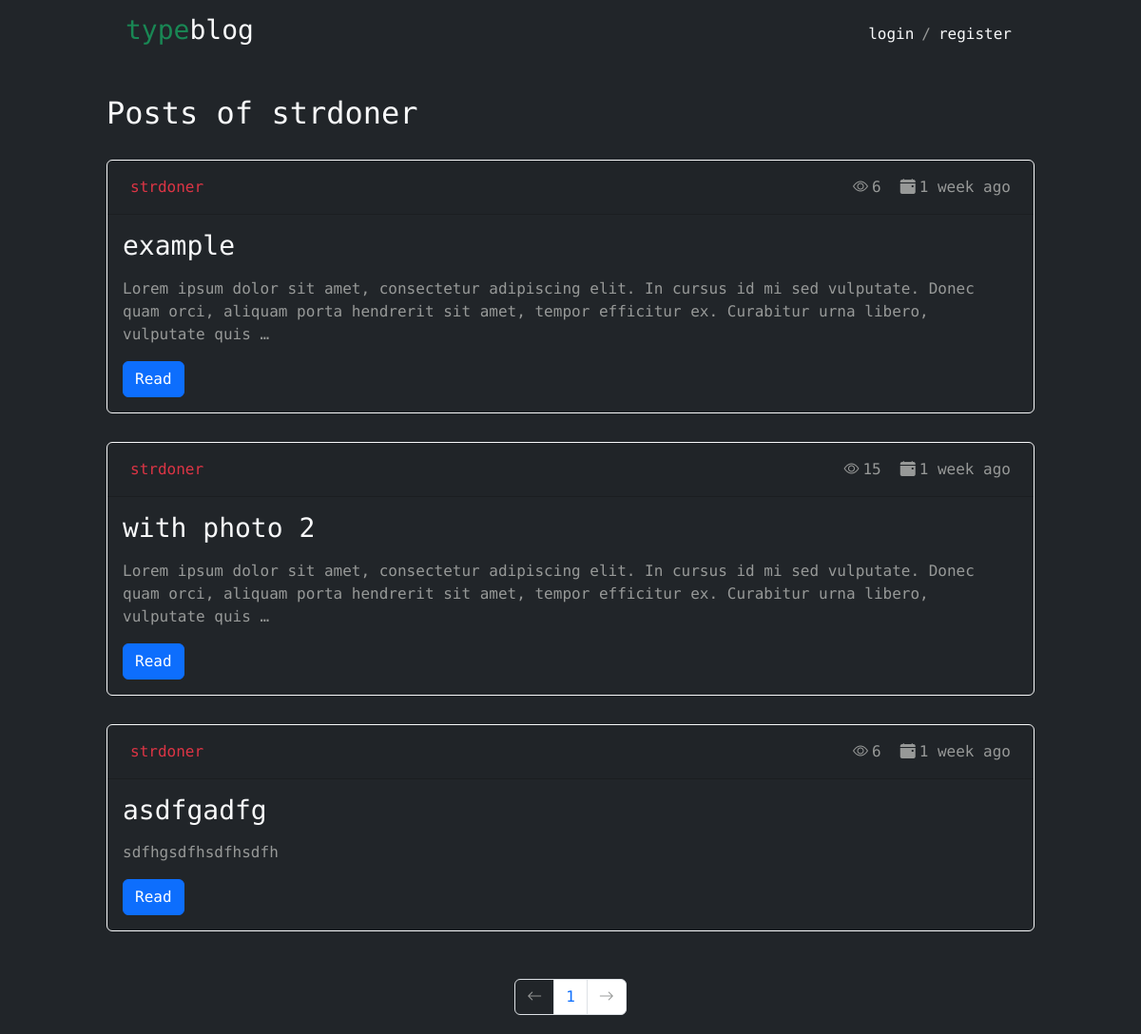
Before: /blog/user_posts/1/ with the older database file.
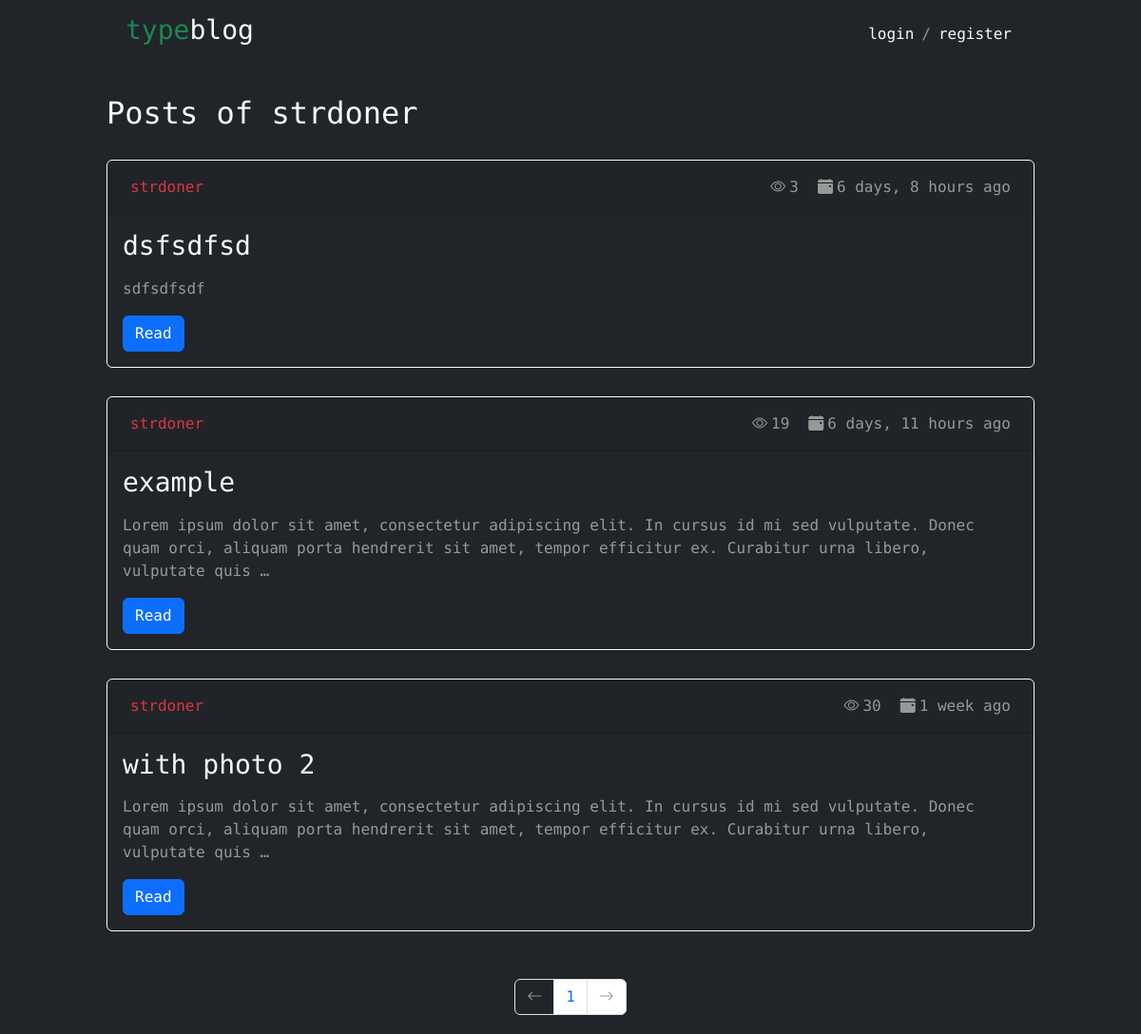
After: the same page with the newer database file.
### typecamp_app/models.py (models this page shows, shortened)
class Post(models.Model):
    STATUS_CHOICES = (
        ('draft', 'Draft'),
        ('published', 'Published'),
    )
    title = models.CharField(max_length=250)
    slug = AutoSlugField(populate_from='title', unique_with=['id'])
    author = models.ForeignKey(User, related_name='blog_posts', on_delete=models.CASCADE)
    body = models.TextField()
    publish = models.DateTimeField(default=timezone.now)
    created = models.DateTimeField(auto_now_add=True)
    updated = models.DateTimeField(auto_now=True)
    status = models.CharField(max_length=10, choices=STATUS_CHOICES, default='draft')
    views = models.IntegerField(default=0)
    photo = models.ImageField(upload_to='users/%Y/%m/%d', blank=True)
    class Meta:
        ordering = ('-publish',)
    def get_absolute_url(self):
        return reverse('post_detail',
                        args=[self.publish.year,
                              self.publish.strftime('%m'),
                              self.publish.strftime('%d'),
                              self.slug])

### typecamp_app/views.py (the view)
# urls.py: re_path(r'^blog/user_posts/(?P<id>\d+)/$', user_posts, name='user_posts'),
def user_posts(request, id):
    if request.user.is_authenticated:
        drafts = Post.objects.filter(status='draft', author=request.user).count()
    else:
        drafts = 0
    user = User.objects.get(id=id)
    object_list = Post.objects.filter(author=user, status='published')
    paginator = Paginator(object_list, 3)
    page = request.GET.get('page')
    try:
        posts = paginator.page(page)
    except PageNotAnInteger:
        posts = paginator.page(1)
    except EmptyPage:
        posts = paginator.page(paginator.num_pages)
    return render(request, 'user_posts.html', {'posts':posts, 'drafts':drafts, 'user':user.username})

### typecamp_app/templates/user_posts.html (shortened to what this page needs)
{% extends "base.html" %}
{% load static %}
{% load humanize %}
{% block header %}
    <a href="{% url 'home'%}" class="text-decoration-none text-light navbar-brand label"><h3><span>type</span>blog</h3></a>
    <div class="collapse navbar-collapse" id="navbarSupportedContent">
        <div class="user-block">
            {% if user.is_authenticated %}
                <a href="{% url 'user_detail' id=user.pk %}" class="navbar-text m-2 text-light">{{ user.get_username }}</a>
                /
                <form method="post" action="{% url 'logout' %}">
                    {% csrf_token %}
                    <button type="submit" class="navbar-text m-2 text-danger btn-link">logout</button>
               </form>
            {% else %}
                <a href="{% url 'login' %}" class="navbar-text m-2 text-light">login</a>/
                <a href="{% url 'register' %}" class="navbar-text m-2 text-light">register</a>
            {% endif %}
        </div>
    </div>
{% endblock header %}
{%block content %}
<div class="blog_list text-start">
    <h2 class="text-light ">Posts of {{user}}</h2>
    {% for post in posts %}
    <div class="card bg-dark text-light border-1 border border-light ">
        <div class="card-header d-grid">
          <a href="{% url 'user_detail' id=post.author.pk%}" class="m-2 {% if post.author.is_superuser %}text-danger{% else%}{% if post.author.is_staff%}text-primary{% else %}text-light {% endif %}{% endif %}">{{ post.author }}</a>
          <div class="post-small-details d-flex">
            <p class="m-2"><i class="bi bi-eye m-1"></i>{{post.views}}</p>
            <p class="m-2"><i class="bi bi-calendar-event-fill m-1"></i>{{post.publish|naturaltime}} </p>
          </div>
        </div>
        <div class="card-body text-left">
          <h3 class="card-title">{{ post.title }}</h3>
          <p class="card-text">{{ post.body|truncatewords:30|linebreaks }}</p>
          <a href="{{ post.get_absolute_url }}" class="btn btn-primary">Read</a>
        </div>
    </div>
    {% endfor %}
    {% include "pagination.html" with page=posts %}
</div>
{% endblock content %}

Changed rows visible on the page:
no longer on this page (row edited): Post: author "strdoner", views "6", publish "1 week ago", title "asdfgadfg", body "sdfhgsdfhsdfhsdfh"
added Post: author "strdoner", views "3", publish "6 days, 8 hours ago", title "dsfsdfsd", body "sdfsdfsdf"
changed Post "example": views "6" → "19"; publish "1 week ago" → "6 days, 11 hours ago"
changed Post "with photo 2": views "15" → "30"
